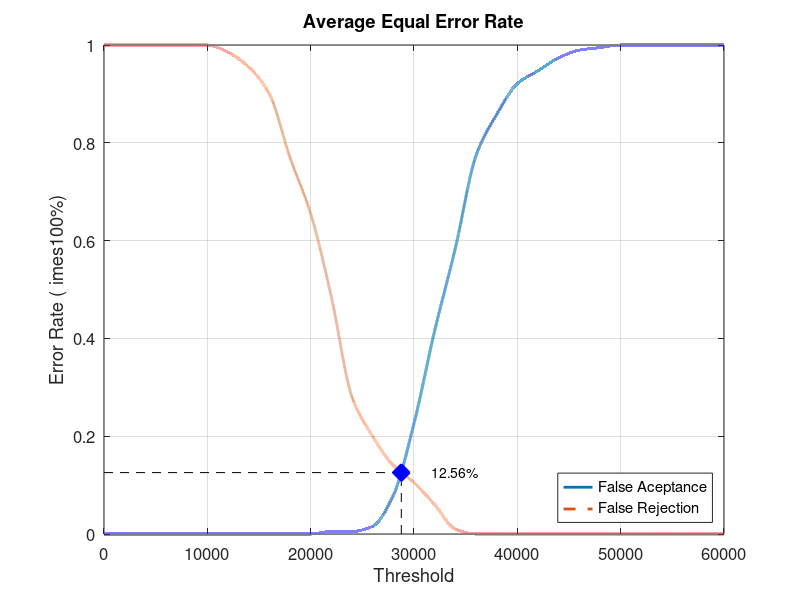
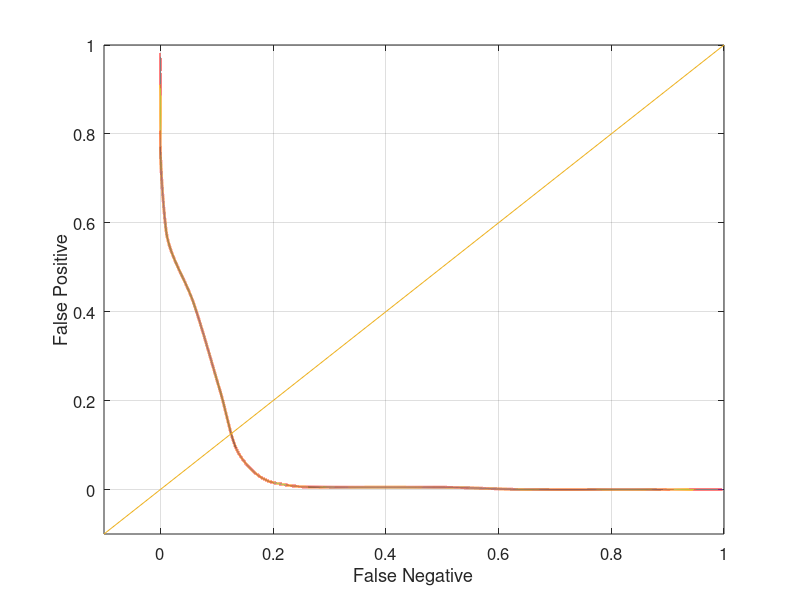

Source code (MATLAB) for these figures, in order:
close all;
clear;
clc;
x = 0:2000:60000;
xq = 0:0.5:60000;

y0 = [0 0 0 0 0 0 0 0 0 0 0 0.00526316 0.00526316 0.0157895 0.0789474 0.226316 0.415789 0.584211 0.773684 0.857895 0.921053 0.947368 0.973684 0.989474 0.994737 1 1 1 1 1 1]
yy0 = interp1(x, y0, xq, 'pchip');
y1 = [1 1 1 1 1 1 0.985 0.955 0.9 0.77 0.655 0.485 0.28 0.2 0.14 0.105 0.06 0.01 0 0 0 0 0 0 0 0 0 0 0 0 0]
yy1 = interp1(x, y1, xq, 'pchip');

% Calculating EER: 
y2 = abs(y0 - y1);
find(y2 == min(y2))
yy2 = abs(yy0 - yy1);
xEER = find(yy2 == min(yy2));
xEERIndex = xq(xEER) % X-axis EER
yEER = yy0(xEER) % Y-axis EER

main = figure
plot(xq, yy0,'-','LineWidth', 2);	hold on
plot(xq, yy1,'--','LineWidth', 2);	hold on
plot([xEERIndex xEERIndex], [0 yEER], 'k--');	hold on
plot([0 xEERIndex], [yEER yEER], 'k--');	hold on
plot(xEERIndex, yEER, 'bx', 'LineWidth', 10);	hold on
text(xEERIndex + 10 * xEERIndex / 100, yEER, [num2str(round((10000 * yEER)) / 100) '%'])
legend('False Aceptance', 'False Rejection', 'Location', 'SouthEast')
xlabel('Threshold')
ylabel('Error Rate (	imes100%)')
title('Average Equal Error Rate')
set(gca, 'FontSize', 12)
axis([0 60000 0 1])
grid on

print(main, 'Database2_2Main', '-dpng');
FNRxFPR = figure('Color', [1 1 1]);
plot(yy1, yy0, '-', yy1, yy0, 'LineWidth', 2);
hold on
y = -0.1:0.1:1
plot(y, y); 
set(gca, 'FontSize', 12)
xlabel('False Negative')
ylabel('False Positive')
axis([-0.1 1 -0.1 1])
set(gca, 'FontSize', 12)
grid on

print(FNRxFPR, 'Database2_2FNRxFPR','-dpng');
